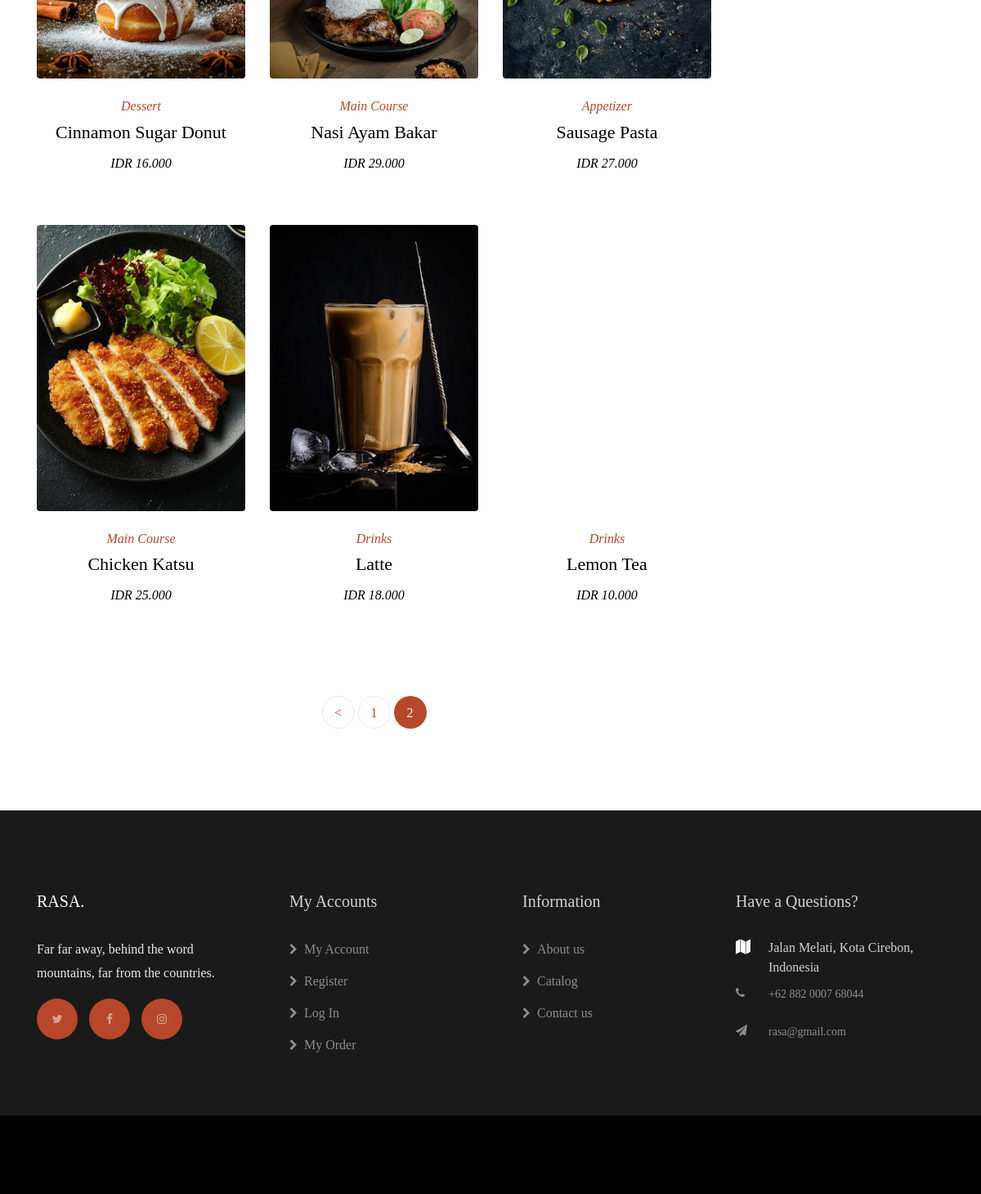
Page /product.php?page=2 (lower part) on the earlier database version.
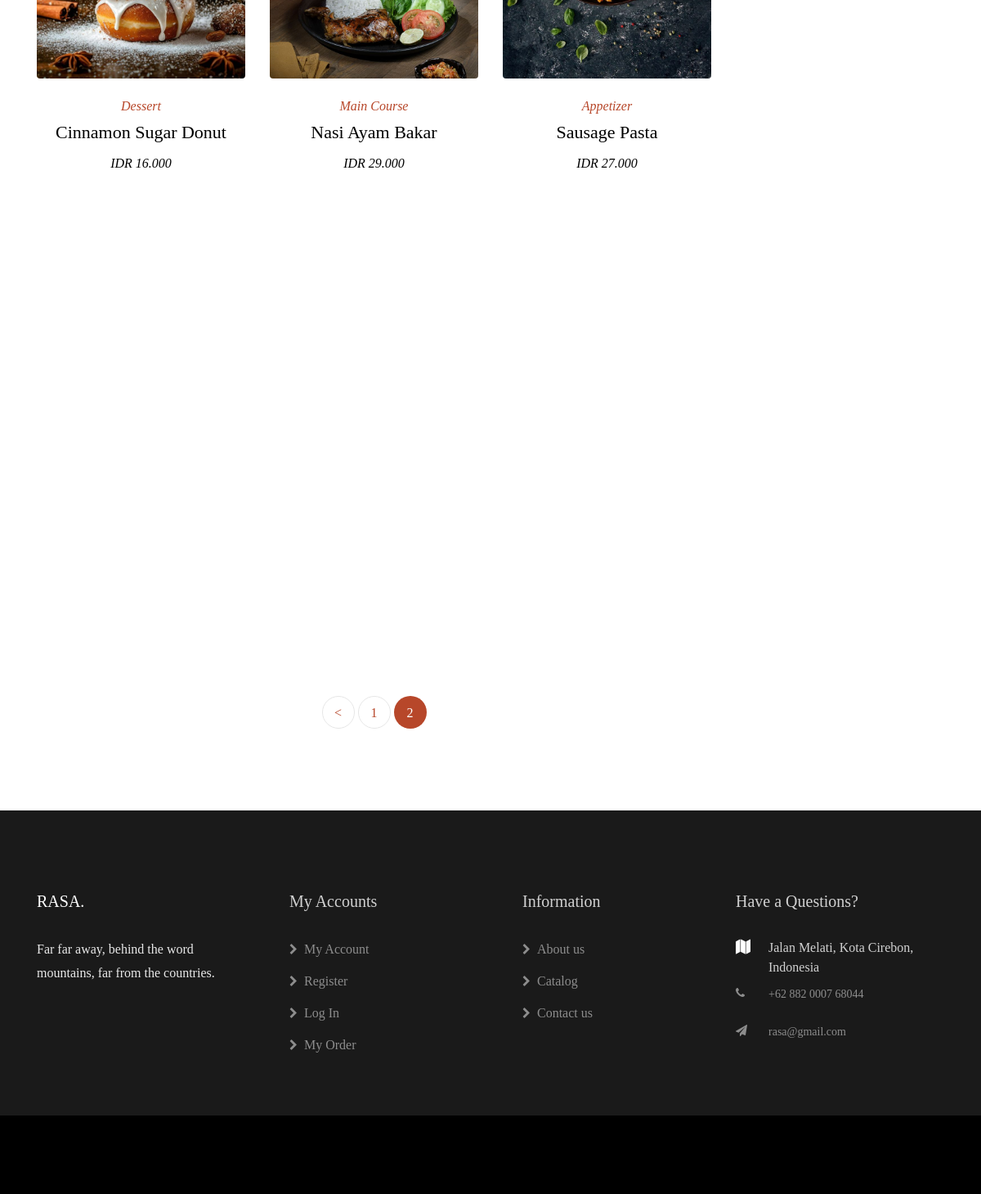
Same page on the later database version.
### tables this page shows
CREATE TABLE `product` (
  `id` int NOT NULL,
  `name` varchar(255) NOT NULL,
  `price` int NOT NULL,
  `stock` int NOT NULL,
  `photo` text NOT NULL,
  `id_category` int NOT NULL,
  `description` text NOT NULL
);

CREATE TABLE `category` (
  `id_category` int NOT NULL,
  `category_name` varchar(100) NOT NULL
);

### product.php (the view, shortened to what the changed rows need)
<?php
include 'config.php';
$limit = 6;
$page = $_GET['page'] ?? 1;
$offset = ($page - 1) * $limit;
$selected_category = isset($_GET['id_category']) ? $_GET['id_category'] : '';
if (!empty($selected_category)) {
	$where_clause = "WHERE p.id_category = '$selected_category'";
	$count_where_clause = "WHERE id_category = '$selected_category'";
} else {
	$where_clause = '';
}
$query = "SELECT p.*, c.category_name
          FROM product p
          JOIN category c ON p.id_category = c.id_category
          $where_clause
          LIMIT $offset, $limit";
$result = mysqli_query($db, $query);
?>
<!DOCTYPE html>
<html lang="en">
<head>
	<link rel="stylesheet" href="https://stackpath.bootstrapcdn.com/font-awesome/4.7.0/css/font-awesome.min.css">
	<link rel="stylesheet" href="css/animate.css">
	<link rel="stylesheet" href="css/owl.carousel.min.css">
	<link rel="stylesheet" href="css/owl.theme.default.min.css">
	<link rel="stylesheet" href="css/magnific-popup.css">
	<link rel="stylesheet"
		href="https://cdnjs.cloudflare.com/ajax/libs/bootstrap-select/1.13.1/css/bootstrap-select.min.css">
	<link rel="stylesheet" href="css/flaticon.css">
	<link rel="stylesheet" href="css/style.css">
	<link rel="stylesheet" href="https://cdn.jsdelivr.net/npm/sweetalert2@11/dist/sweetalert2.min.css">
</head>
<body>
	<?php include "layout/header.php" ?>
	<section class="ftco-section">
		<div class="container">
			<div class="row">
				<div class="col-md-9">
					<div class="row">
						<?php if (mysqli_num_rows($result) > 0): ?>
							<?php while ($row = mysqli_fetch_assoc($result)): ?>
								<div class="col-md-4 d-flex">
									<div class="product ftco-animate">
										<div class="img d-flex align-items-center justify-content-center"
											style="background-image: url('images/<?= $row['photo'] ?>');">
										</div>
										<div class="text text-center">
											<span class="category"><?= $row['category_name'] ?></span>
											<h2><?= $row['name'] ?></h2>
											<span class="price">IDR <?= number_format($row['price'], 0, ',', '.') ?></span>
										</div>
									</div>
								</div>
							<?php endwhile; ?>
						<?php endif; ?>
					</div>
				</div>
			</div>
		</div>
	</section>
	<?php include "layout/footer.php" ?>
</body>
</html>

### layout/footer.php (shortened to what the changed rows need)
<!DOCTYPE html>
<html lang="en">
<head>
</head>
<body>
    <footer class="ftco-footer">
      <div class="container">
        <div class="row mb-5">
          <div class="col-sm-12 col-md">
            <div class="ftco-footer-widget mb-4">
              <h2 class="ftco-heading-2 logo"><a href="#">Rasa.</span></a></h2>
              <ul class="ftco-footer-social list-unstyled mt-2">
                <li class="ftco-animate"><a href="#"><span class="fa fa-twitter"></span></a></li>
                <li class="ftco-animate"><a href="#"><span class="fa fa-facebook"></span></a></li>
                <li class="ftco-animate"><a href="https://instagram.com/_shortccake"><span class="fa fa-instagram"></span></a></li>
              </ul>
            </div>
          </div>
          <div class="col-sm-12 col-md">
            <div class="ftco-footer-widget mb-4 ml-md-4">
              <h2 class="ftco-heading-2">My Accounts</h2>
            </div>
          </div>
          <div class="col-sm-12 col-md">
            <div class="ftco-footer-widget mb-4 ml-md-4">
              <h2 class="ftco-heading-2">Information</h2>
            </div>
          </div>
          <div class="col-sm-12 col-md">
            <div class="ftco-footer-widget mb-4">
            	<h2 class="ftco-heading-2">Have a Questions?</h2>
            </div>
          </div>
        </div>
      </div>
    </footer>
</body>
</html>

Differences in the rows shown:
no longer on this page (row unchanged): product: photo (picture), id_category.category_name "Main Course", name "Chicken Katsu", price "25.000"
no longer on this page (row unchanged): product: photo (picture), id_category.category_name "Drinks", name "Latte", price "18.000"
no longer on this page (row edited): product: id_category.category_name "Drinks", name "Lemon Tea", price "10.000"
